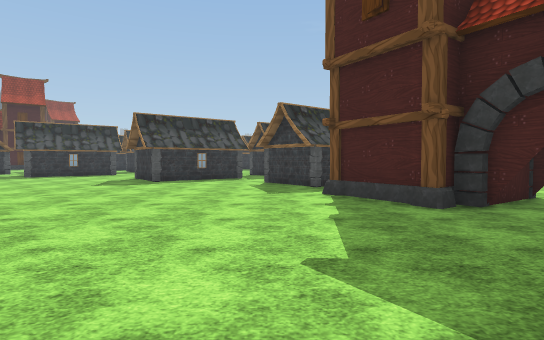
view 1 (above)

23 first-person views from a walk through a 3-D level made in the Unity game engine. The camera is 1.4 m above the floor, tilts 2° down and sees 80° across. The floor is counted in squares, 2 m on a side. Each view is taken from the middle of a square. On the plan, view 1 faces up. The plan holds only what a view shows up to about 10 squares ahead; the rest is blank. The place goes on beyond the plan. The terrain is drawn as flat ground. Some animated figures are left out. Some surface patterns are stand-ins.

view 2
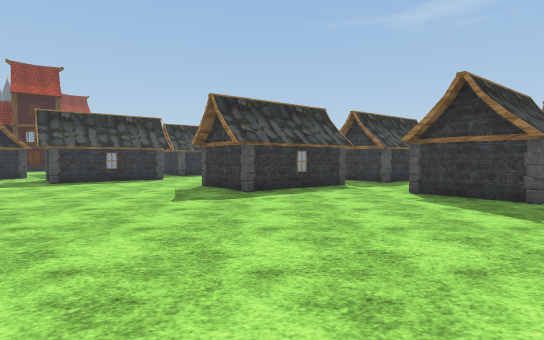

view 3
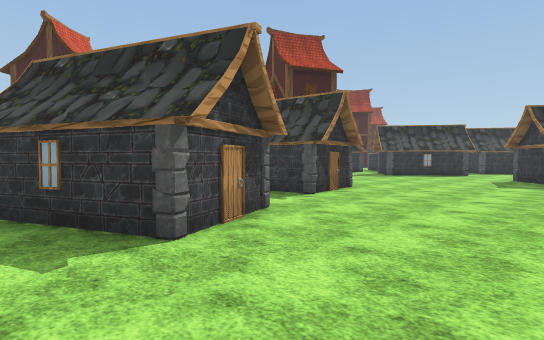

view 4
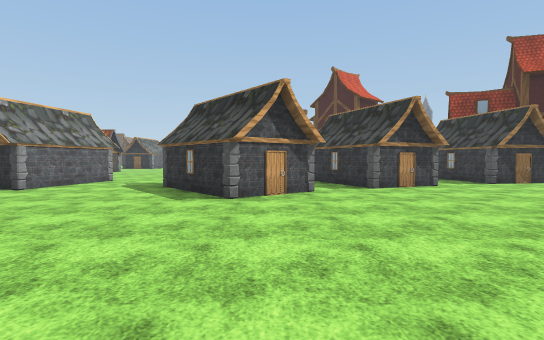

view 5
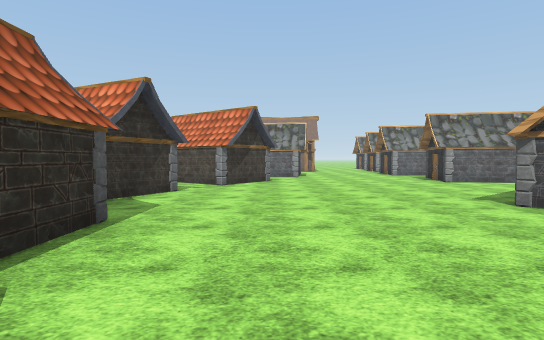

view 6
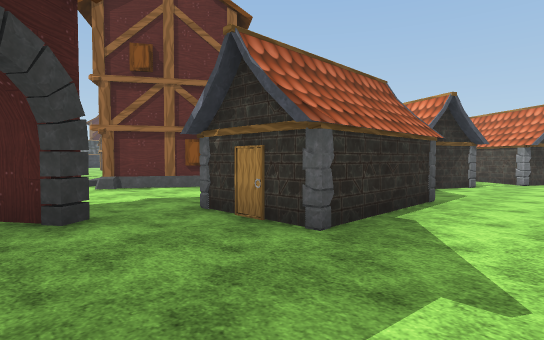

view 7
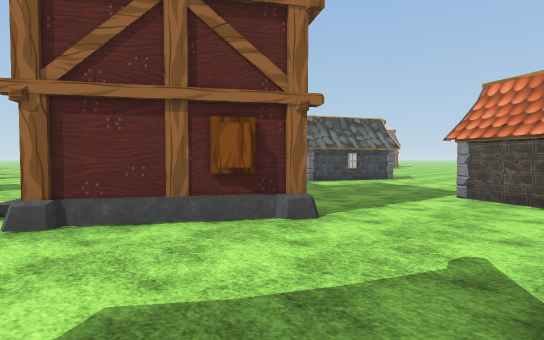

view 8
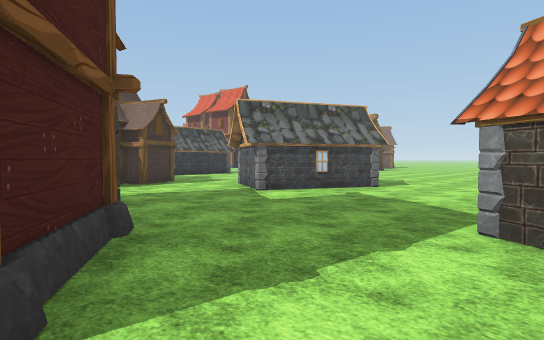

view 9
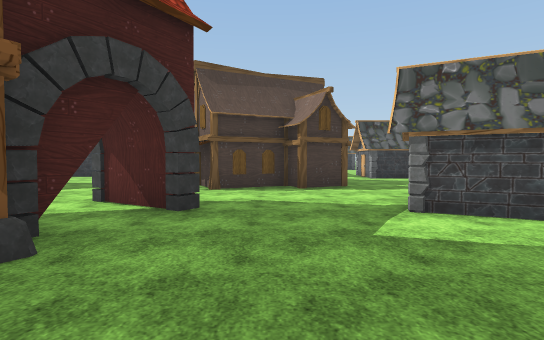

view 10
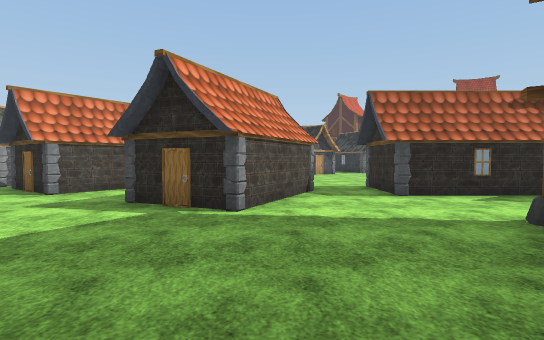

view 11
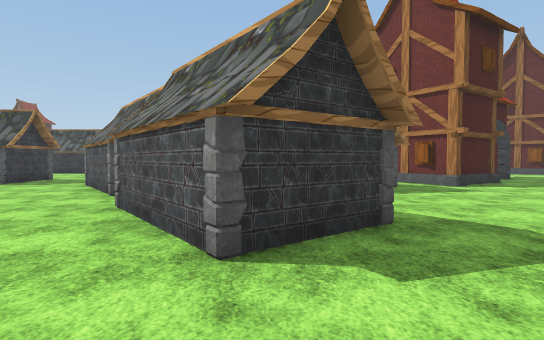

view 12
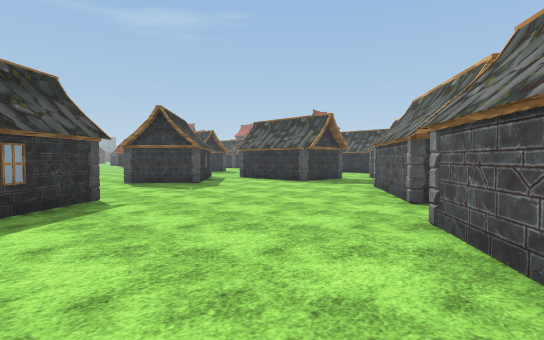

view 13
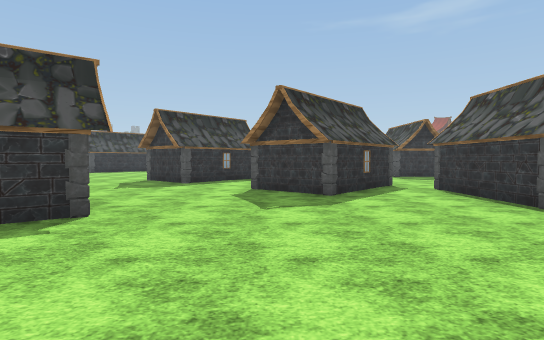

view 14
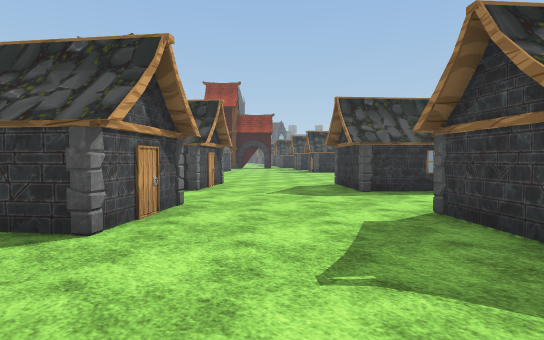

view 15
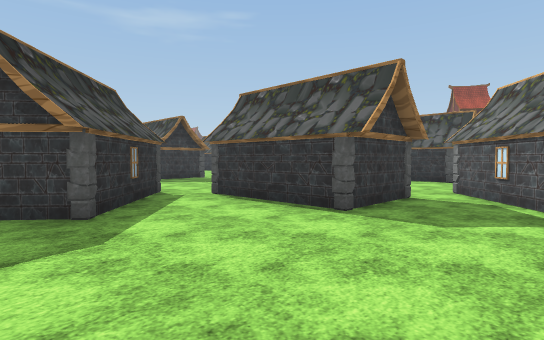

view 16
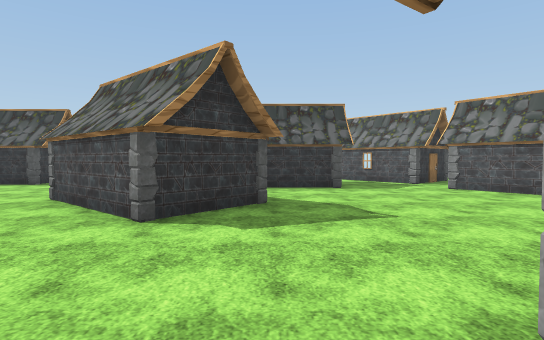

view 17
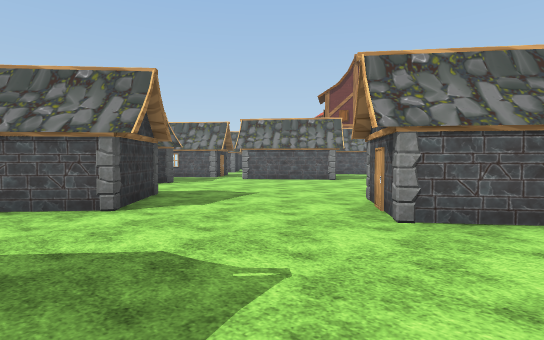

view 18
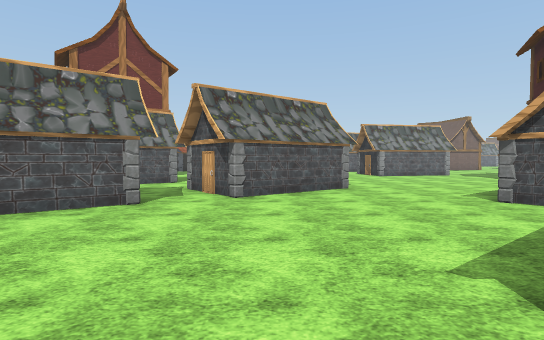

view 19
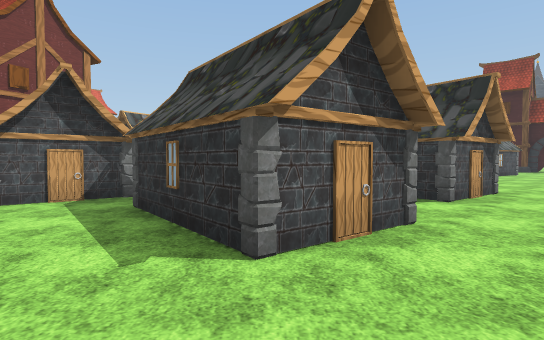

view 20
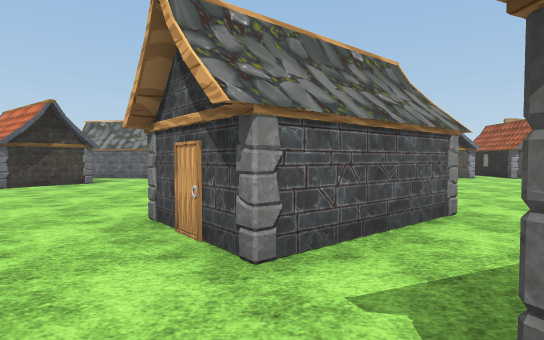

view 21
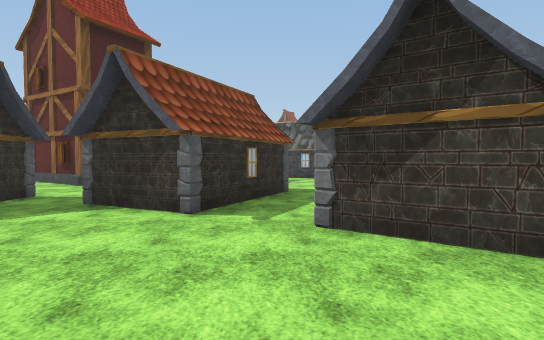

view 22
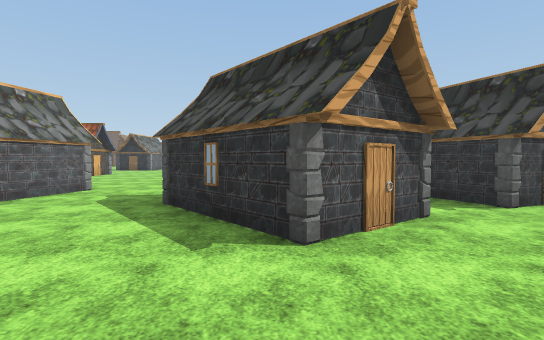

view 23
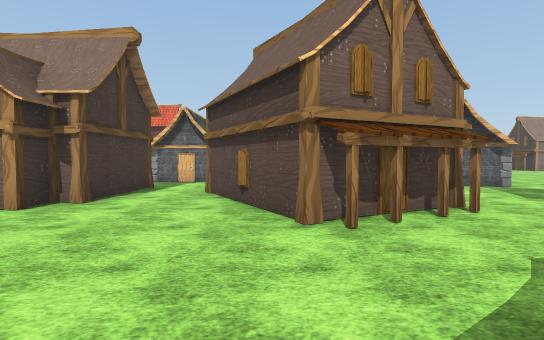

### Floor plan
Key: @ floor where view 1 was taken; # wall or solid block; . floor; = window, fence, low wall or low ledge; H house.
Columns run from 8 left of view 1 to 20 right of it. Each row starts with its distance up from view 1.
 24 ..HHH...H ..
 23 ....H..HH...
 22 H.....H##H.
 21 HH....H#H.H
 20 H......H..H    ..
 19  .HH......H H...HH
 18  H HH........H.
 17   HH........H#H
 16  H........HH
 15 H.......HHH
 14  H.....H#
 13 H....HH HH
 12 ....H#HH..
 11 ...HH.H..
 10 ....HH...H
  9 ........H#H
  8 .........H
  7 ..........##
  6  H........# #
  5  H........###
  4 HH.........###
  3 ............##
  2   H..............       .
  1 H H.......H#H...#  .......
  0 #HH.....@.H H..#=  ........
 -1 H..H......H H..#   #...H....
 -2 ..HHH...........####.HHHH....
 -3 .H  H......H......##..H H..HH
 -4 ..HH.......HHH........H  H.H
 -5 ..........HH HH.......HHHH.H
 -6 ............HH....HH..H   ..
 -7 H........HH.......H H.... ..
 -8 H #H....H# HH....H     .. HH

Where each view was taken, in squares from view 1:
view 1: 0 up, 0 right, facing up
view 2: 3 up, 3 left, facing up
view 3: 1 down, 3 left, facing up-left
view 4: 2 down, 2 right, facing left
view 5: 2 up, 0 right, facing down
view 6: 4 up, 0 right, facing down-right
view 7: 2 up, 4 right, facing down-right
view 8: 1 down, 5 right, facing down-right
view 9: 4 down, 6 right, facing right
view 10: 4 down, 10 right, facing left
view 11: 11 up, 7 left, facing right
view 12: 12 up, 6 left, facing up-right
view 13: 14 up, 2 left, facing up
view 14: 17 up, 1 left, facing up-left
view 15: 16 up, 2 left, facing up-right
view 16: 20 up, 6 left, facing right
view 17: 23 up, 7 left, facing down-right
view 18: 19 up, 3 left, facing down
view 19: 18 up, 2 left, facing left
view 20: 1 up, 5 left, facing down
view 21: 6 down, 2 left, facing right
view 22: 3 down, 1 left, facing left
view 23: 2 up, 16 right, facing down
